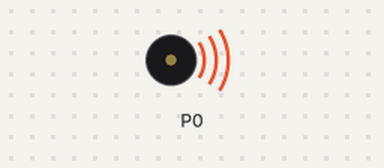
Recording of a program running on a simulated BBC micro:bit (MakeCode). On the bench: buzzer (waves = sounding).

Above: at 0.1 s.
Timing chart, 0 to 40.0 s (numbered marks = the images above):
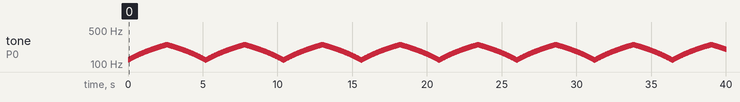

Measured:
- by itself, tone on P0: plays 121 Hz for 0.02 s, 122 Hz for 0.02 s, 123 Hz for 0.02 s, 124 Hz for 0.02 s, 125 Hz for 0.02 s, 126 Hz for 0.02 s … (1999 notes in this stretch)

The program:

main.ts
```typescript
let SubeBaja = 0
let x = 120
basic.forever(function () {
    if (x <= 120) {
        SubeBaja = 1
    }
    if (x >= 250) {
        SubeBaja = 0
    }
    if (SubeBaja == 1) {
        x = x + 1
    }
    if (SubeBaja == 0) {
        x = x - 1
    }
    music.ringTone(x)
})
```

test.ts
```typescript
// aquí va el archivo "tests"; esto no se compilará cuando este paquete se utilice como una extensión.
```
